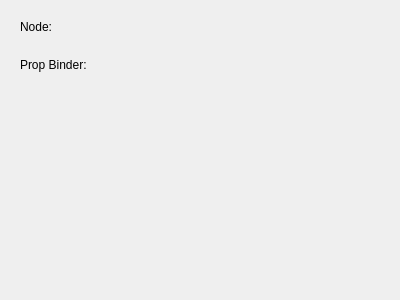
<?xml version="1.0" encoding="UTF-8"?>
<ui version="4.0">
 <class>PropValWidget</class>
 <widget class="QWidget" name="PropValWidget">
  <property name="geometry">
   <rect>
    <x>0</x>
    <y>0</y>
    <width>400</width>
    <height>300</height>
   </rect>
  </property>
  <property name="windowTitle">
   <string>Node Properties</string>
  </property>
  <layout class="QVBoxLayout" name="verticalLayout">
   <item>
    <widget class="QWidget" name="widget" native="true">
     <layout class="QHBoxLayout" name="horizontalLayout">
      <item>
       <widget class="QLabel" name="label">
        <property name="sizePolicy">
         <sizepolicy hsizetype="Fixed" vsizetype="Preferred">
          <horstretch>0</horstretch>
          <verstretch>0</verstretch>
         </sizepolicy>
        </property>
        <property name="text">
         <string>Node:</string>
        </property>
       </widget>
      </item>
      <item>
       <widget class="QLabel" name="selectedNodeLabel">
        <property name="text">
         <string/>
        </property>
       </widget>
      </item>
     </layout>
    </widget>
   </item>
   <item>
    <widget class="QWidget" name="widget_2" native="true">
     <layout class="QHBoxLayout" name="horizontalLayout_2">
      <item>
       <widget class="QLabel" name="label_2">
        <property name="sizePolicy">
         <sizepolicy hsizetype="Fixed" vsizetype="Preferred">
          <horstretch>0</horstretch>
          <verstretch>0</verstretch>
         </sizepolicy>
        </property>
        <property name="text">
         <string>Prop Binder:</string>
        </property>
       </widget>
      </item>
      <item>
       <widget class="QLabel" name="selectedBinderLabel">
        <property name="text">
         <string/>
        </property>
       </widget>
      </item>
     </layout>
    </widget>
   </item>
   <item>
    <widget class="QStackedWidget" name="stackedEditorWidget">
     <property name="currentIndex">
      <number>0</number>
     </property>
     <widget class="QWidget" name="page"/>
     <widget class="QWidget" name="page_2"/>
    </widget>
   </item>
  </layout>
 </widget>
 <resources/>
 <connections/>
</ui>
